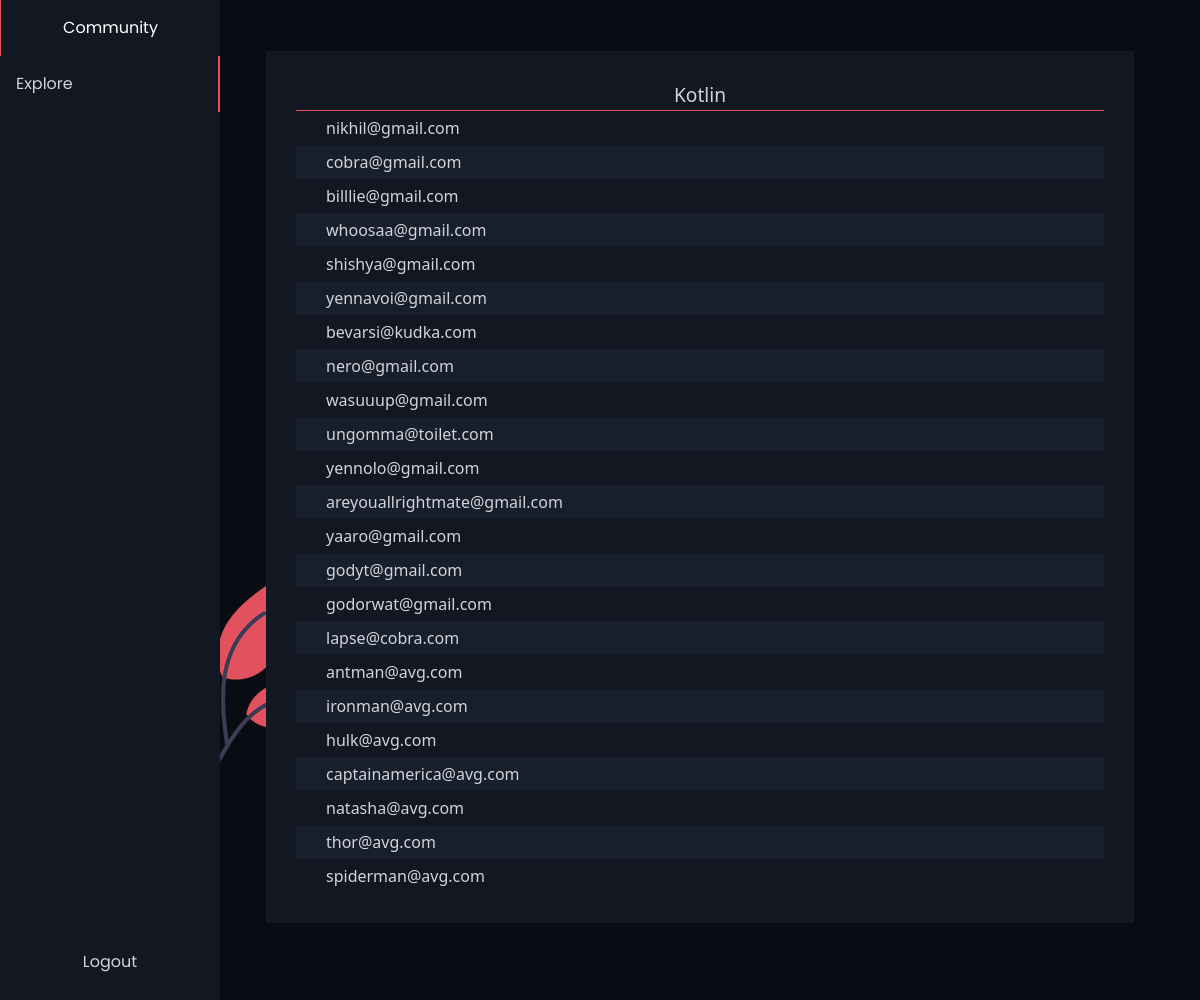
Screenshot of /sp-result?key=Kotlin (signed in) with the database file from the repository.
### tables this page shows
CREATE TABLE topics(tid INTEGER PRIMARY KEY AUTOINCREMENT,name TEXT NOT NULL UNIQUE);

CREATE TABLE users(uid INTEGER PRIMARY KEY AUTOINCREMENT,email TEXT NOT NULL, hash TEXT NOT NULL);

### application.py (the view)
@app.route("/sp-result")
def sp_result():
  if not session.get("user_id"):
    return redirect("/intro")
  key = request.args.get('key')
  if key == 'C  ':
    key='C++'
  elif key == 'C ':
    key='C#'
  tid = db.execute("SELECT tid from topics WHERE topics.name=?",key)[0]["tid"]
  rows = db.execute("SELECT email from users WHERE uid in(SELECT uid from user_topic where tid=?)",tid)
  return render_template("sp-result.html",rows=rows,key=key)

### application.py (called while the page is built)
@app.after_request
def after_request(response):
    response.headers["Cache-Control"] = "no-cache, no-store, must-revalidate"
    response.headers["Expires"] = 0
    response.headers["Pragma"] = "no-cache"
    return response

### templates/sp-result.html (shortened to what this page needs)
{% extends "layout.html"%}
{% block body%}
  <div class="sidebar">
    <div class="menu">
    <a class="navbar-brand-2" href="/">Community</a>
    <a class="active" href="/explore">Explore</a>
    <a href="/logout" class="bottom">Logout</a>
    </div>
  </div>
  <div class="content">
    <div class="explore-area">
      <div class="list-block">
        <div class="list-title">{{ key }}</div>
        {% for row in rows %}
          <div class="list-item">{{ row["email"] }}</div>
        {% endfor %}
      </div>
    </div>
  </div>
{% endblock %}

### static/styles.css (style rules this page uses)
body { background-image: url("../static/images/Community-5.png"); background-repeat: no-repeat; background-attachment: fixed; background-position: center; background-size: 70%; background-color: #0a0c13; }
.sidebar { font-family: 'Poppins', sans-serif; display: flex; flex-direction: column; position: fixed; top: 0; bottom: 0; left: 0; width: 220px; overflow: visible; z-index: 10; background-color: #121722; transition: left 0.3s ease, width 0.3s ease; }
.menu { display: flex; flex-wrap: wrap; flex-direction: column; justify-content: flex-start; flex: 1; padding-bottom: 10px; overflow: hidden; }
.menu a { display: block; color: #D4D4D8; padding: 16px; text-decoration: none; transition: 0.3s; }
.menu a.active { border-right: 2px solid #E3515E; }
.menu>a:not(.bottom)+.bottom { margin-top: auto; }
.navbar-brand-2 { text-align: center; font-family: 'Poppins', sans-serif; }
.bottom { margin-top: auto; text-align: center; transition: 0.4s; }
div.content { margin-left: 200px; padding: 1px 16px; height: 1000px; }
.explore-area { padding:50px; }
.content { color: #D4D4D8; }
.list-block { background-color: #121722; width: 100%; padding:30px; margin-bottom:20px; }
.list-title { font-size: larger; width:100%; text-align: center; border-bottom: 1px solid #E3515E; }
.list-item { padding: 5px; padding-left:30px; }
.list-item:nth-of-type(odd) { background-color: #171e2c; }

### rows the page displays
topics: name "Kotlin"
users: email "nikhil@gmail.com"
users: email "cobra@gmail.com"
users: email "billlie@gmail.com"
users: email "whoosaa@gmail.com"
users: email "shishya@gmail.com"
users: email "yennavoi@gmail.com"
users: email "bevarsi@kudka.com"
users: email "nero@gmail.com"
users: email "wasuuup@gmail.com"
users: email "ungomma@toilet.com"
users: email "yennolo@gmail.com"
users: email "areyouallrightmate@gmail.com"
users: email "yaaro@gmail.com"
users: email "godyt@gmail.com"
users: email "godorwat@gmail.com"
users: email "lapse@cobra.com"
users: email "antman@avg.com"
users: email "ironman@avg.com"
users: email "hulk@avg.com"
users: email "captainamerica@avg.com"
users: email "natasha@avg.com"
users: email "thor@avg.com"
users: email "spiderman@avg.com"
